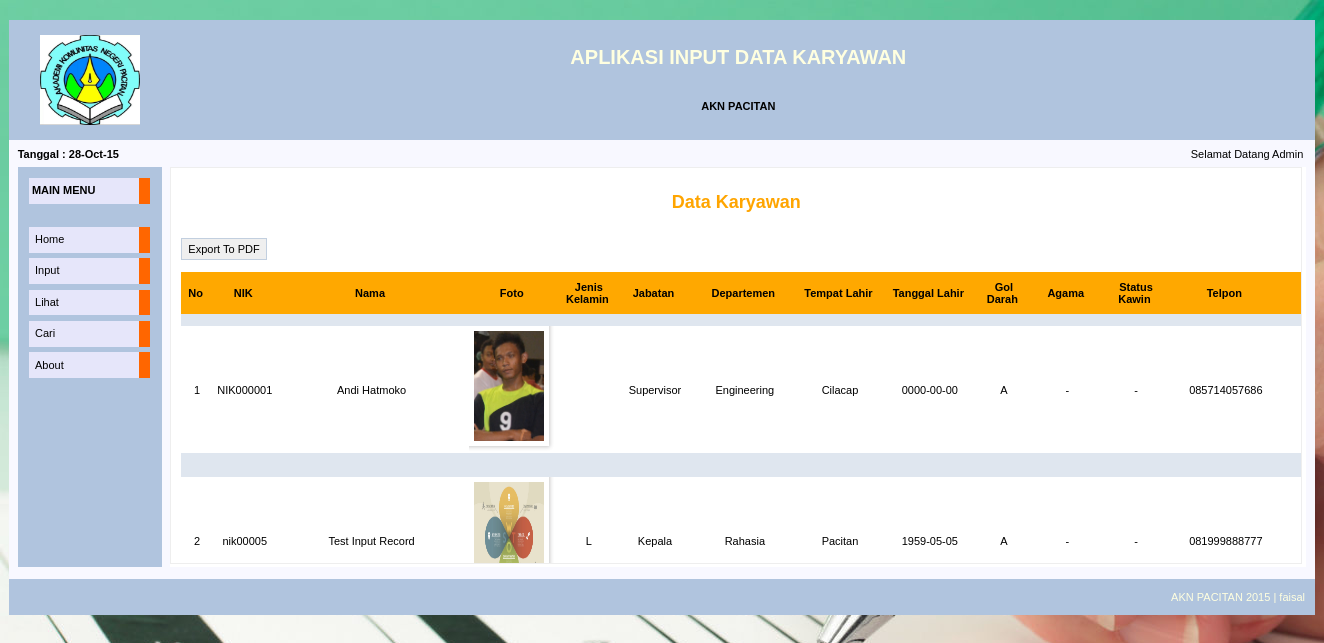
The app's page /index.php?page=lihat with its own data.
### tables this page shows
CREATE TABLE IF NOT EXISTS `data_karyawan` (
  `nik` varchar(9) NOT NULL DEFAULT '',
  `nama` varchar(30) NOT NULL,
  `namafoto` varchar(50) NOT NULL,
  `jk` varchar(1) NOT NULL,
  `jab` varchar(10) NOT NULL,
  `dept` varchar(20) NOT NULL,
  `tmp_lhr` varchar(15) NOT NULL,
  `tgl_lhr` date DEFAULT NULL,
  `gol_darah` varchar(2) NOT NULL,
  `agama` varchar(10) NOT NULL,
  `status` varchar(2) NOT NULL,
  `telp` varchar(12) NOT NULL,
  `email` varchar(30) NOT NULL,
  PRIMARY KEY (`nik`),
  UNIQUE KEY `nik` (`nik`)
);

### lihat.php (the view, shortened to what this page needs)
<div style="border:1px solid rgb(238,238,238); padding:10px; overflow:auto; width:1110px; height:375px;">
<h2 align="center"><font color="orange" size="4" face="arial"><b>Data Karyawan</b></font></h2><br>
<input type="button" value="Export To PDF" title="Save as PDF Format" onclick=window.open('report_data.php','_blank');><br><br>
<table width="1420" border="0" align="center" cellpadding="0" cellspacing="0">
<tr bgcolor="#FFA800">
	<th width="30">No</td>&nbsp;
	<th width="60" height="42">NIK</td>&nbsp;
	<th width="180">Nama</td>&nbsp;
	<th width="70">Foto</td>&nbsp;
	<th width="55">Jenis Kelamin</td>&nbsp;
	<th width="70">Jabatan</td>&nbsp;
	<th width="100">Departemen</td>&nbsp;
	<th width="80">Tempat Lahir</td>&nbsp;
	<th width="90">Tanggal Lahir</td>&nbsp;
	<th width="50">Gol Darah</td>&nbsp;
	<th width="70">Agama</td>&nbsp;
	<th width="60">Status Kawin</td>&nbsp;
	<th width="110">Telpon</td>&nbsp;
	<th width="200">Email</td>&nbsp;
</tr>
<?php
	$Cari="SELECT * FROM data_karyawan ORDER BY nik";
	$Tampil = mysql_query($Cari);
	$nomer=0;
    while (	$hasil = mysql_fetch_array ($Tampil)) {
			$nik = stripslashes ($hasil['nik']);
			$nama = stripslashes ($hasil['nama']);
			$foto = $hasil['namafoto'];
			$jk = stripslashes ($hasil['jk']);
			$jab = stripslashes ($hasil['jab']);
			$dept = stripslashes ($hasil['dept']);
			$tmp_lhr = stripslashes ($hasil['tmp_lhr']);
			$tgl_lhr = $hasil['tgl_lhr'];
			$gol_darah = stripslashes ($hasil['gol_darah']);
			$agama = stripslashes ($hasil['agama']);
			$status = stripslashes ($hasil['status']);
			$telp = stripslashes ($hasil['telp']);
			$email = stripslashes ($hasil['email']);
	$nomer++;
?>
	<tr align="center" bgcolor="#DFE6EF">
		<td>&nbsp;</td>
		<td>&nbsp;</td>
		<td>&nbsp;</td>
		<td>&nbsp;</td>
		<td>&nbsp;</td>
		<td>&nbsp;</td>
		<td>&nbsp;</td>
		<td>&nbsp;</td>
		<td>&nbsp;</td>
		<td>&nbsp;</td>
		<td>&nbsp;</td>
		<td>&nbsp;</td>
		<td>&nbsp;</td>
		<td>&nbsp;</td>
	</tr>
	<tr align="center">
		<td><?=$nomer?>
		<div align="center"></div></td>
		<td><?=$nik?>
		<div align="center"></div></td>
		<td><?=$nama?>
		<div align="center"></div></td>
		<td><?php
			if (empty($foto))
		        echo "<strong><img src='images/nopic.gif' width='70' height='110'> <br> No Image </strong>";
		        else
				echo "<img class='shadow' src='images/$foto' width='70' height='110' title='$nama' >";
				?>&nbsp;</td>
		<td><?=$jk?><div align="center"></div></td>
		<td><?=$jab?><div align="center"></div></td>
		<td><?=$dept?><div align="center"></div></td>
		<td><?=$tmp_lhr?><div align="center"></div></td>
		<td><?php
				echo("$tgl_lhr\n");
		?><div align="center"></div></td>
		<td><?=$gol_darah?><div align="center"></div></td>
		<td><?=$agama?><div align="center"></div></td>
		<td><?=$status?><div align="center"></div></td>
		<td><?=$telp?><div align="center"></div></td>
		<td><?=$email?><div align="center"></div></td>
	</tr>
	<tr align="center" bgcolor="#DFE6EF">
		<td>&nbsp;</td>
		<td>&nbsp;</td>
		<td>&nbsp;</td>
		<td>&nbsp;</td>
		<td>&nbsp;</td>
		<td>&nbsp;</td>
		<td>&nbsp;</td>
		<td>&nbsp;</td>
		<td>&nbsp;</td>
		<td>&nbsp;</td>
		<td>&nbsp;</td>
		<td>&nbsp;</td>
		<td>&nbsp;</td>
		<td>&nbsp;</td>
	</tr>
<?php
	}
?>
</table>

### index.php (shortened to what this page needs)
<html>
<head>
<link href="style.css" rel="stylesheet" type="text/css">
</head>
<body>
<br>
<table width="1306" border="0" align="center" cellpadding="0" cellspacing="0">
<tr>
	<td width="10" bgcolor="#B0C4DE">&nbsp;</td>
	<td width="140" height="120" bgcolor="#B0C4DE"><div align="center"><img src="image/logo.jpg" width="100" height="90"></div></td>
	<td width="10" bgcolor="#B0C4DE">&nbsp;</td>
	<td width="1136" bgcolor="#B0C4DE"><div align="center"><span class="header">APLIKASI INPUT DATA KARYAWAN<br><br></span>
	<b>AKN PACITAN</b><span class="header"><br></span></div></td>
	<td width="10" bgcolor="#B0C4DE"></td>
</tr>
<tr bgcolor="#F8F8FF">
	<td>&nbsp;</td>
	<td height="27"><div align="left"><strong><? echo "Tanggal : ".date("d-M-y");?></strong></div></td>
	<td>&nbsp;</td>
	<td align="right">Selamat Datang Admin&nbsp;</td>
	<td>&nbsp;</td>
</tr>
<tr bgcolor="#F8F8FF">
	<td>&nbsp;</td>
	<td rowspan="4" valign="top"><table width="144" height="400" bgcolor="#B0C4DE" border="0" cellspacing="0" cellpadding="0" align="top">
		<tr>
		<td valign="top"><ul class="navbar">
			<li><b>MAIN MENU</b></li><br>
			<li><a href="index.php" title="Balik">&nbsp;Home</a></li>
			<li><a href="index.php?page=forminputkaryawan" title="input data">&nbsp;Input</a></li>
			<li><a href="index.php?page=lihat" title="lihat data">&nbsp;Lihat</a></li>
			<li><a href="index.php?page=formcari" title="cari data">&nbsp;Cari</a></li>
			<li><a href="index.php?page=about" title="tentang programmer">&nbsp;About</a></li>
		</ul></td>
		</tr></table></td>
	<td rowspan="4">&nbsp;</td>
	<td rowspan="4" valign="top"><table width="1136" height="400" bgcolor="white" border="0" cellspacing="0" cellpadding="0">
		<tr>
			<td width="936" valign="top">
			<?php
			$page = (isset($_GET['page']))? $_GET['page'] : "main";
			switch ($page) {
				case 'lihat' : include "lihat.php"; break;
			}
			?></td>
	<td rowspan="4">&nbsp;</td>
<tr bgcolor="#F8F8FF">
    	<td>&nbsp;</td>
</tr>
<tr bgcolor="#F8F8FF">
    	<td>&nbsp;</td>
</tr>
<tr bgcolor="#F8F8FF">
    	<td>&nbsp;</td>
</tr>
<tr bgcolor="#F8F8FF">
    	<td>&nbsp;</td>
	<td>&nbsp;</td>
	<td>&nbsp;</td>
	<td>&nbsp;</td>
	<td>&nbsp;</td>
</tr>
<tr bgcolor="#B0C4DE">
	<td height="36" colspan="5" bgcolor="#B0C4DE"><div align="right" style="margin:0 10px 0 0;"><font color="#FFFFE0">AKN PACITAN 2015 | faisal</font><br></div></td>
</tr>
</body>
</html>

### style.css (style rules this page uses)
body { font-family: Verdana, Arial, Helvetica, sans-serif; font-size: 11px; }
table { font-family: Verdana, Arial, Helvetica, sans-serif; font-size: 11px; }
.header { font-family: Verdana, Arial, Helvetica, sans-serif; font-size: 20px; color: #FFFFE0; background-color: #B0C4DE; font-weight: bold; }
input { font-family: Verdana, Arial, Helvetica, sans-serif; font-size: 11px; color: black; height: 22px; border: 1px solid #C2CFDF; }
img.shadow { background: url(image/shadow-1000x1000.gif) no-repeat right bottom; padding: 5px 10px 10px 5px; }
p, li { line-height:175%; }
body { background:url(image/back.jpg) }
ul.navbar { list-style-type: none; padding: 0; margin: 0; position: relative; top: 0.5em; left: 1em; width: 11em; }
ul.navbar li { background: #E6E6FA; margin: 0.5em 0; padding: 0.3em; border-right: 1em solid #FF6600; }
ul.navbar a { text-decoration: none; }
a:link,a:visited,a:active { font-family: Verdana, Arial, Helvetica, sans-serif; font-size: 11px; color: #000000; text-decoration: none; }

### records on screen
data_karyawan: nik "NIK000001", nama "Andi Hatmoko", namafoto (picture), jab "Supervisor", dept "Engineering", tmp_lhr "Cilacap", tgl_lhr "0000-00-00", gol_darah "A", agama "-", status "-", telp "085714057686"
data_karyawan: nik "nik00005", nama "Test Input Record", namafoto (picture), jk "L", jab "Kepala", dept "Rahasia", tmp_lhr "Pacitan", tgl_lhr "1959-05-05", gol_darah "A", agama "-", status "-", telp "081999888777"
